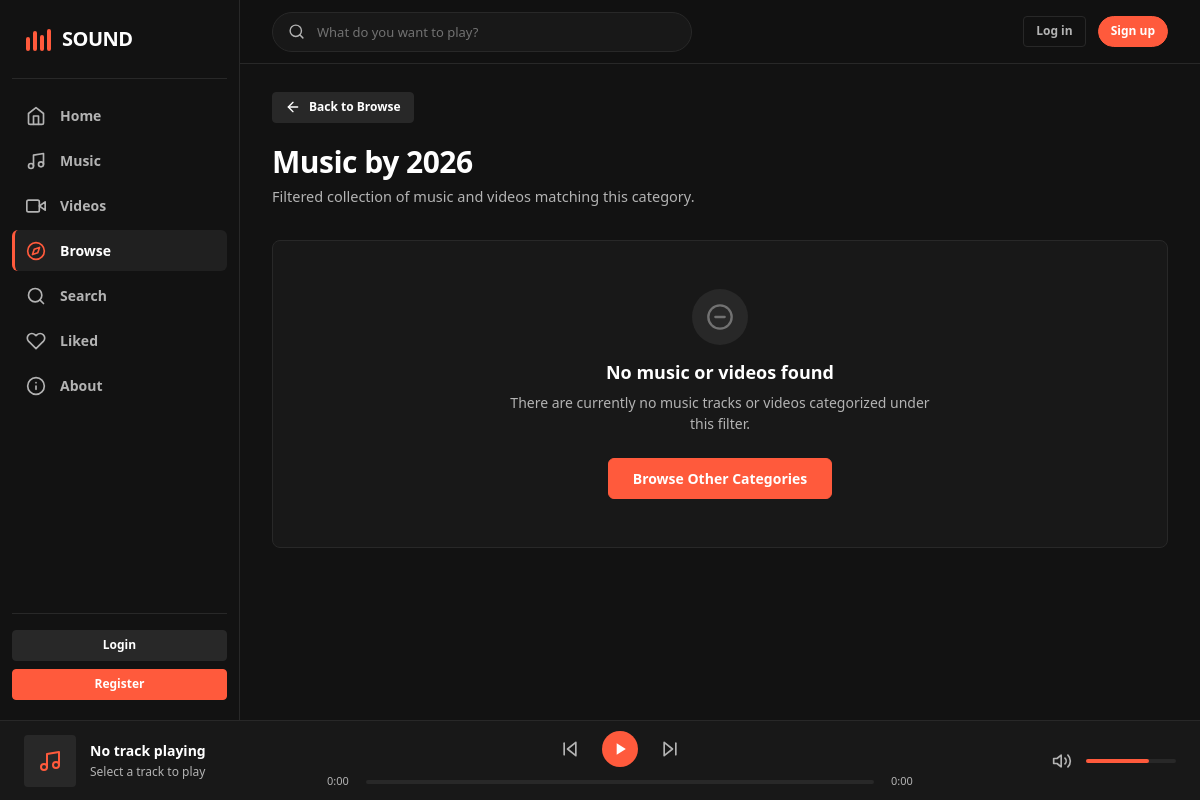
The page /browse.php?year=2026 on the database as committed earlier.
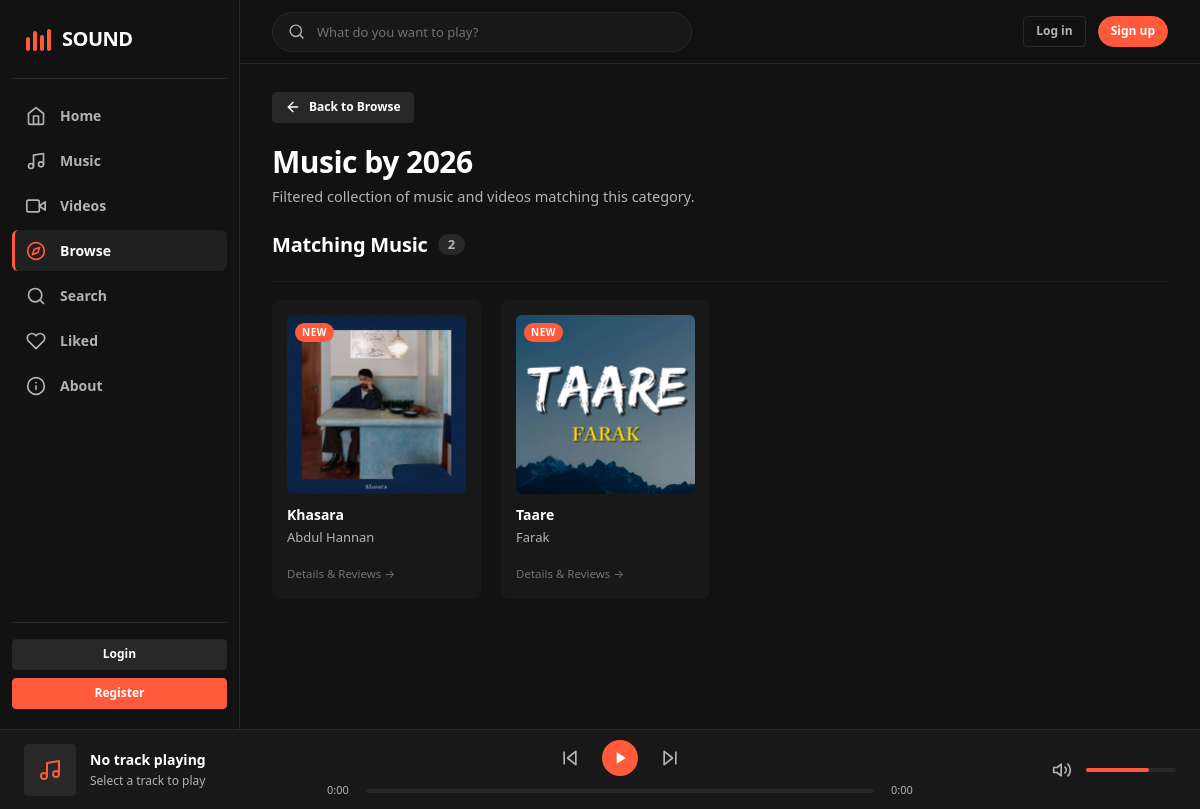
The same page on the database as committed later.
### tables this page shows
CREATE TABLE `years` (
  `id` int(11) NOT NULL,
  `year` int(11) NOT NULL
);

CREATE TABLE `music` (
  `id` int(11) NOT NULL,
  `artist_id` int(11) NOT NULL,
  `album_id` int(11) DEFAULT NULL,
  `genre_id` int(11) NOT NULL,
  `language_id` int(11) NOT NULL,
  `year_id` int(11) NOT NULL,
  `title` varchar(100) NOT NULL,
  `file_path` varchar(255) NOT NULL,
  `cover` varchar(255) DEFAULT NULL,
  `description` text DEFAULT NULL,
  `duration` int(11) DEFAULT NULL,
  `play_count` int(11) DEFAULT 0,
  `created_at` timestamp NOT NULL DEFAULT current_timestamp()
);

CREATE TABLE `artists` (
  `id` int(11) NOT NULL,
  `name` varchar(100) NOT NULL,
  `description` text DEFAULT NULL
);

### config/database.php (called while the page is built, shortened)
<?php
try {
    $pdo = new PDO("mysql:host=" . DB_HOST . ";dbname=" . DB_NAME . ";charset=utf8mb4", DB_USER, DB_PASS);
    $pdo->setAttribute(PDO::ATTR_ERRMODE, PDO::ERRMODE_EXCEPTION);
} catch (PDOException $e) {
    if (defined('APP_DEBUG') && APP_DEBUG) {
        die("Could not connect to the database " . DB_NAME . ": " . $e->getMessage());
    } else {
        error_log("Database connection error: " . $e->getMessage());
        http_response_code(500);
        die("<!DOCTYPE html><html><head><title>Service Unavailable</title><link rel='stylesheet' href='/sound/assets/css/style.css'></head><body style='display:flex;align-items:center;justify-content:center;min-height:100vh;background:#121212;color:#fff;font-family:\"Segoe UI\", sans-serif;'><div style='text-align:center;'><h1>Service Temporarily Unavailable</h1><p style='color:#b3b3b3;'>We are experiencing database connectivity issues. Please try again in a few moments.</p></div></body></html>");
    }
}
function query($sql, $params = []) {
    global $pdo;
    $stmt = $pdo->prepare($sql);
    $stmt->execute($params);
    return $stmt;
}
function fetchAll($sql, $params = []) {
    return query($sql, $params)->fetchAll(PDO::FETCH_ASSOC);
}
function fetchOne($sql, $params = []) {
    return query($sql, $params)->fetch(PDO::FETCH_ASSOC);
}
require_once __DIR__ . '/../includes/helpers.php';

### browse.php (the view, shortened to what the changed rows need)
<?php
$isFiltered = false;
$filterHeading = '';
$matchingMusic = [];
$matchingVideos = [];
if (isset($_GET['artist'])) {
    $isFiltered = true;
    $artistId = intval($_GET['artist']);
    $artist = fetchOne("SELECT * FROM artists WHERE id = ?", [$artistId]);
    $filterName = $artist['name'] ?? 'Unknown Artist';
    $filterHeading = "Music by " . $filterName;
    $page_title = $filterHeading;
    $matchingMusic = fetchAll("
        SELECT m.*, a.name as artist_name, g.name as genre_name
        FROM music m
        JOIN artists a ON m.artist_id = a.id
        LEFT JOIN genres g ON m.genre_id = g.id
        WHERE m.artist_id = ?
        ORDER BY m.title ASC
    ", [$artistId]);
    $matchingVideos = fetchAll("
        SELECT v.*, a.name as artist_name, g.name as genre_name
        FROM videos v
        JOIN artists a ON v.artist_id = a.id
        LEFT JOIN genres g ON v.genre_id = g.id
        WHERE v.artist_id = ?
        ORDER BY v.title ASC
    ", [$artistId]);
} elseif (isset($_GET['year'])) {
    $isFiltered = true;
    $yearParam = trim($_GET['year']);
    $yearRecord = fetchOne("SELECT * FROM years WHERE id = ? OR year = ?", [intval($yearParam), intval($yearParam)]);
    $filterName = $yearRecord['year'] ?? $yearParam;
    $yearId = $yearRecord['id'] ?? intval($yearParam);
    $filterHeading = "Music by " . $filterName;
    $matchingMusic = fetchAll("
        SELECT m.*, a.name as artist_name, g.name as genre_name
        FROM music m
        JOIN artists a ON m.artist_id = a.id
        LEFT JOIN genres g ON m.genre_id = g.id
        JOIN years y ON m.year_id = y.id
        WHERE y.id = ? OR y.year = ?
        ORDER BY m.title ASC
    ", [$yearId, intval($yearParam)]);
    $matchingVideos = fetchAll("
        SELECT v.*, a.name as artist_name, g.name as genre_name
        FROM videos v
        JOIN artists a ON v.artist_id = a.id
        LEFT JOIN genres g ON v.genre_id = g.id
        JOIN years y ON v.year_id = y.id
        WHERE y.id = ? OR y.year = ?
        ORDER BY v.title ASC
    ", [$yearId, intval($yearParam)]);
}
require_once __DIR__ . '/includes/header.php';
?>
<div class="container" style="max-width: 1200px; margin: 0 auto; padding-bottom: 50px;">
    <?php if ($isFiltered): ?>
        <div style="margin-bottom: 24px;">
            <a href="/sound/browse.php" class="btn btn-secondary btn-sm" style="display: inline-flex; align-items: center; gap: 8px; margin-bottom: 20px;">
                <svg width="16" height="16" viewBox="0 0 24 24" fill="none" stroke="currentColor" stroke-width="2" stroke-linecap="round" stroke-linejoin="round">
                    <line x1="19" y1="12" x2="5" y2="12"></line>
                    <polyline points="12 19 5 12 12 5"></polyline>
                </svg>
                <span>Back to Browse</span>
            </a>
            <h1 style="font-size: 30px; font-weight: 800; color: var(--text-primary); margin-bottom: 6px; letter-spacing: -0.5px;">
                <?php echo htmlspecialchars($filterHeading); ?>
            </h1>
            <p style="color: var(--text-muted); font-size: 14.5px; margin: 0;">
                Filtered collection of music and videos matching this category.
            </p>
        </div>
        <?php
        $hasMusic = !empty($matchingMusic);
        $hasVideos = !empty($matchingVideos);
        ?>
        <?php if (!$hasMusic && !$hasVideos): ?>
            <div class="empty-state-card" style="margin-top: 32px; padding: 48px 32px;">
                <div style="width: 56px; height: 56px; border-radius: var(--radius-pill); background: var(--bg-elevated); color: var(--text-subtle); display: flex; align-items: center; justify-content: center; margin: 0 auto 16px auto;">
                    <svg width="28" height="28" viewBox="0 0 24 24" fill="none" stroke="currentColor" stroke-width="2" stroke-linecap="round" stroke-linejoin="round">
                        <circle cx="12" cy="12" r="10"></circle>
                        <line x1="8" y1="12" x2="16" y2="12"></line>
                    </svg>
                </div>
                <h3 style="font-size: 18px; font-weight: 700; color: var(--text-primary); margin-bottom: 8px;">No music or videos found</h3>
                <p style="color: var(--text-muted); font-size: 14px; max-width: 440px; margin: 0 auto 24px auto;">
                    There are currently no music tracks or videos categorized under this filter.
                </p>
                <a href="/sound/browse.php" class="btn btn-primary" style="padding: 10px 24px;">Browse Other Categories</a>
            </div>
        <?php else: ?>
            <?php if ($hasMusic): ?>
                <div class="browse-section">
                    <div class="browse-section-header">
                        <h2 class="browse-section-title">
                            <span>Matching Music</span>
                            <span class="browse-count"><?php echo count($matchingMusic); ?></span>
                        </h2>
                    </div>
                    <div class="card-grid">
                        <?php foreach ($matchingMusic as $item):
                        ?>
                            <div class="card" data-track-id="<?php echo $item['id']; ?>" data-track-url="<?php echo htmlspecialchars(asset_url($item['file_path'])); ?>" data-track-title="<?php echo htmlspecialchars($item['title']); ?>" data-track-artist="<?php echo htmlspecialchars($item['artist_name']); ?>" data-cover="<?php echo htmlspecialchars(asset_url($item['cover'] ?? '')); ?>">
                                <div class="card-cover">
                                    <?php echo render_cover_tile($item['title'], $item['cover'] ?? '', $item['title']); ?>
                                    <?php if (isNewItem($item['created_at'] ?? '')): ?>
                                        <span class="badge-new">NEW</span>
                                    <?php endif; ?>
                                </div>
                                <div class="card-content">
                                    <h3 class="card-title">
                                        <a href="/sound/music.php?id=<?php echo $item['id']; ?>" data-action="view-details"><?php echo htmlspecialchars($item['title']); ?></a>
                                    </h3>
                                    <p class="card-artist"><?php echo htmlspecialchars($item['artist_name']); ?></p>
                                    <a href="/sound/music.php?id=<?php echo $item['id']; ?>" class="card-details-action" data-action="view-details">Details & Reviews &rarr;</a>
                                </div>
                            </div>
                        <?php endforeach; ?>
                    </div>
                </div>
            <?php endif; ?>
        <?php endif; ?>
    <?php endif; ?>
</div>
<?php require_once __DIR__ . '/includes/footer.php'; ?>

### includes/helpers.php (shortened to what the changed rows need)
<?php
function asset_url($path) {
    $path = trim($path);
    $clean = ltrim($path, '/\\');
    return '/sound/' . str_replace('\\', '/', $clean);
}
function asset_exists($path) {
    $clean = ltrim(str_replace(['/sound/', '\\'], ['', '/'], $path), '/');
    return file_exists(ROOT_PATH . $clean);
}
function render_cover_tile($title, $coverPath, $alt = '', $extraClasses = '', $attr = '') {
    $altText = !empty($alt) ? $alt : $title;
    if (!empty($coverPath) && asset_exists($coverPath)) {
        $url = htmlspecialchars(asset_url($coverPath));
        $altSafe = htmlspecialchars($altText);
        $classSafe = htmlspecialchars($extraClasses);
        return "<img src=\"{$url}\" alt=\"{$altSafe}\" class=\"{$classSafe}\" {$attr}>";
    }
    $initials = strtoupper(substr(trim($title ?: 'SO'), 0, 2));
    $classSafe = htmlspecialchars('placeholder ' . $extraClasses);
    return "<div class=\"{$classSafe}\" {$attr}><span style=\"color: #FF5A3C; font-weight: 800; font-size: 14px;\">" . htmlspecialchars($initials) . "</span></div>";
}
function isNewItem($created_at) {
    $timestamp = strtotime($created_at);
    return $timestamp >= (time() - (7 * 86400));
}

Rows that differ between the two databases and show on the page:
added years: year "Music by 2026"
added music: cover (picture), shows "NEW", title "Khasara", artist.name "Abdul Hannan"
added music: cover (picture), shows "NEW", title "Taare", artist.name "Farak"
Other text that changed with them:
count($matchingMusic): (not shown) → "2"
$filterHeading: "Music by 2026" → (not shown)
text no longer shown: "No music or videos found There are currently no music tracks or videos categorized under this filter. Browse Other Categories"
text now shown: "Matching Music"
